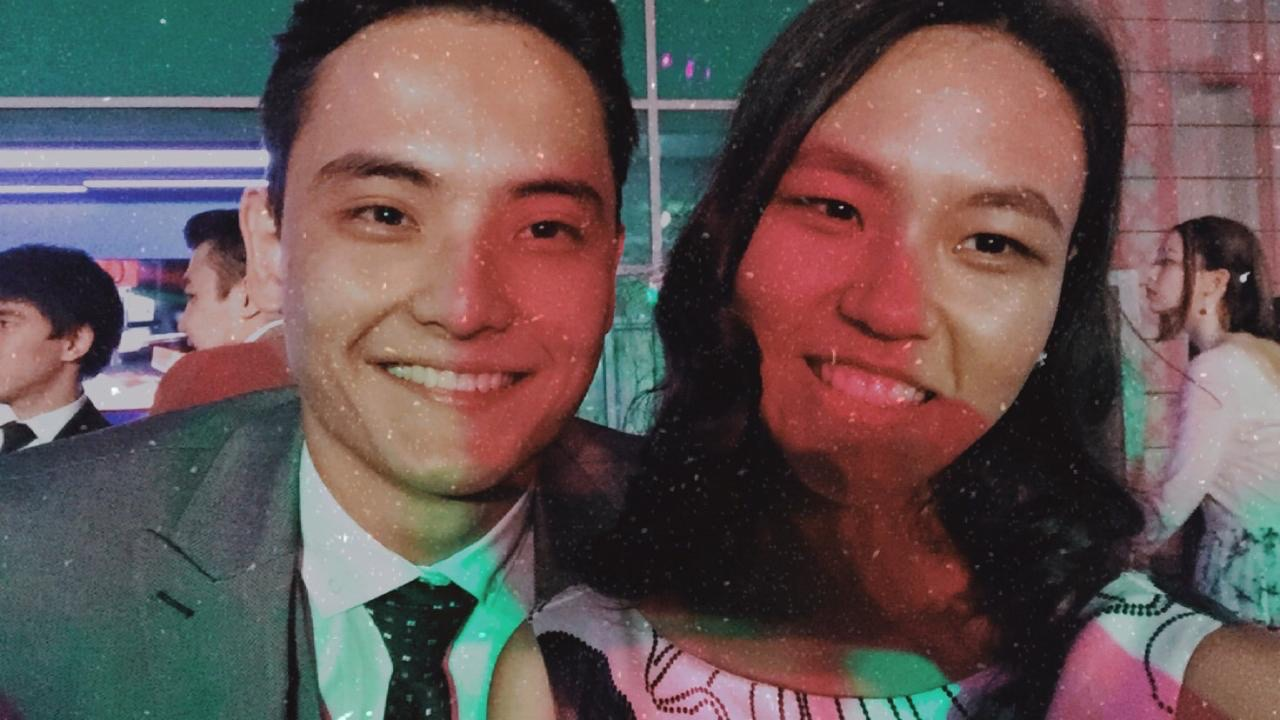
#> input picture asdpur.jpg, 1280 x 720 px
$ python Esep.py
#> lines starting #> are read from the running program, lines starting #| are printed output that depends on the picture
import cv2 as cv
import numpy as np
from matplotlib import pyplot as plt


def nothing(x):
    print(x)


cv.namedWindow('trackbar')  # create a window with name 'image'
cv.createTrackbar('TH1', 'trackbar', 0, 1000, nothing)
cv.createTrackbar('TH2', 'trackbar', 0, 1000, nothing)

img = cv.imread('asdpur.jpg', 1)
#> img is the input picture: shape (720, 1280, 3); mean B, G, R 83.4, 84.2, 100.5
z = cv.rectangle(img, (417, 297), (540, 335), (255, 255, 255), -1)
while (True):

    th1 = cv.getTrackbarPos('TH1', 'trackbar')
    th2 = cv.getTrackbarPos('TH2', 'trackbar')
    canny = cv.Canny(z, threshold1=th1, threshold2=th2)
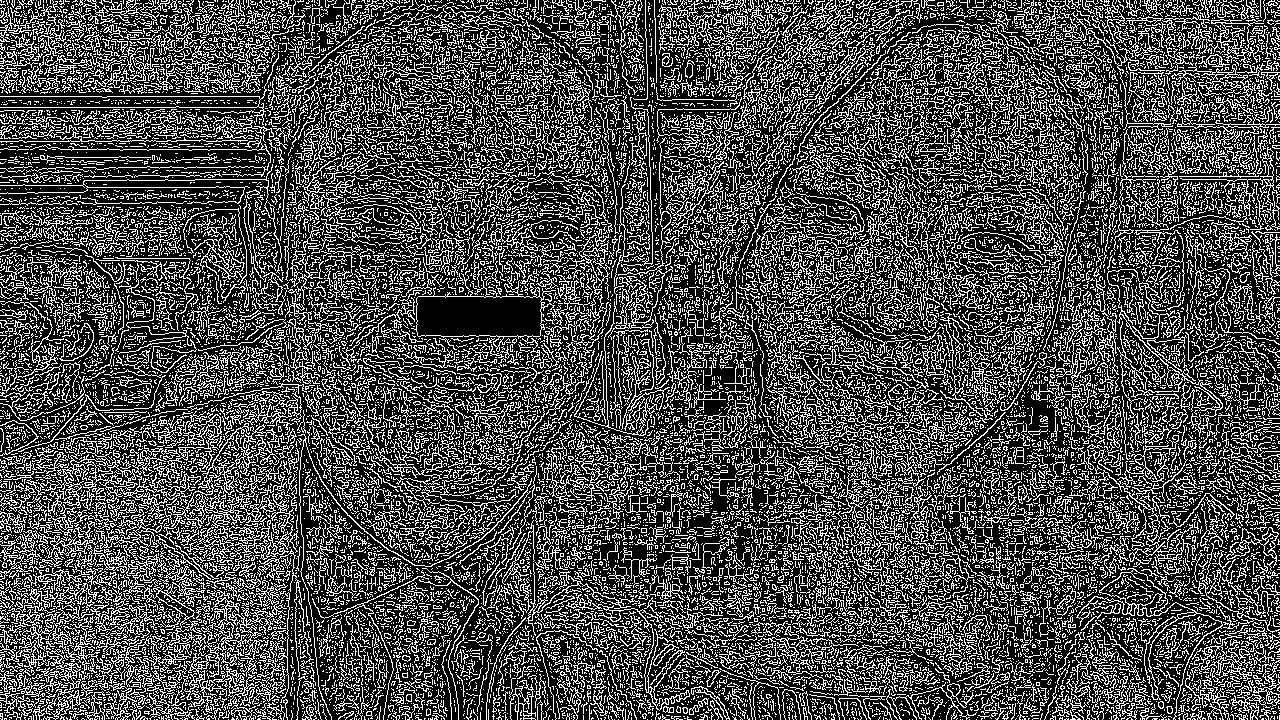
#> canny: shape (720, 1280); 29.7% white in thin lines or dots
    cv.imshow('image', z)
    cv.imshow('canny', canny)
    key = cv.waitKey(1)
#> (key Esc is pressed here)
    if key == 27:
        break
cv.destroyAllWindows()

$ run again, with Adilet.jpg copied over asdpur.jpg
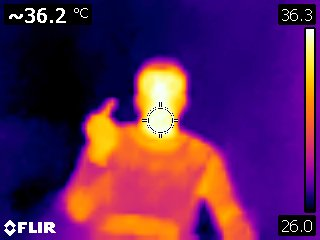
#> input picture Adilet.jpg, 320 x 240 px
#> img is the input picture: shape (240, 320, 3); mean B, G, R 87.2, 35.1, 92.6
#> `canny = cv.Canny(z, threshold1=th1, threshold2=th2)`:
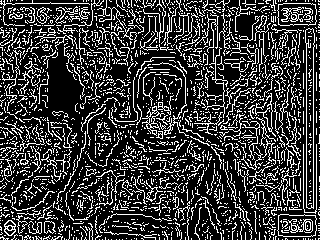
#> canny: shape (240, 320); 23% white in thin lines or dots

$ run again, with Adilet_thermal_bwr.jpg copied over asdpur.jpg
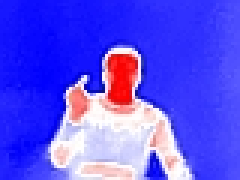
#> input picture Adilet_thermal_bwr.jpg, 80 x 60 px (shown 3 times larger)
#> img is the input picture: shape (60, 80, 3); mean B, G, R 239.8, 78.7, 89.3
#> `canny = cv.Canny(z, threshold1=th1, threshold2=th2)`:
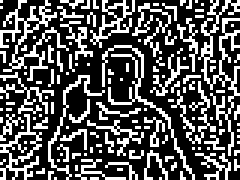
#> canny: shape (60, 80) (shown 3 times larger); 32.7% white in thin lines or dots

$ run again, with Adilet_thermal_gist_ncar.jpg copied over asdpur.jpg
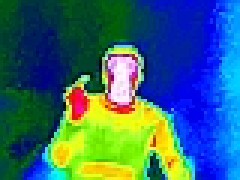
#> input picture Adilet_thermal_gist_ncar.jpg, 80 x 60 px (shown 3 times larger)
#> img is the input picture: shape (60, 80, 3); mean B, G, R 115, 101.8, 52.5
#> `canny = cv.Canny(z, threshold1=th1, threshold2=th2)`:
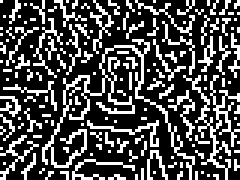
#> canny: shape (60, 80) (shown 3 times larger); 29.5% white in thin lines or dots
